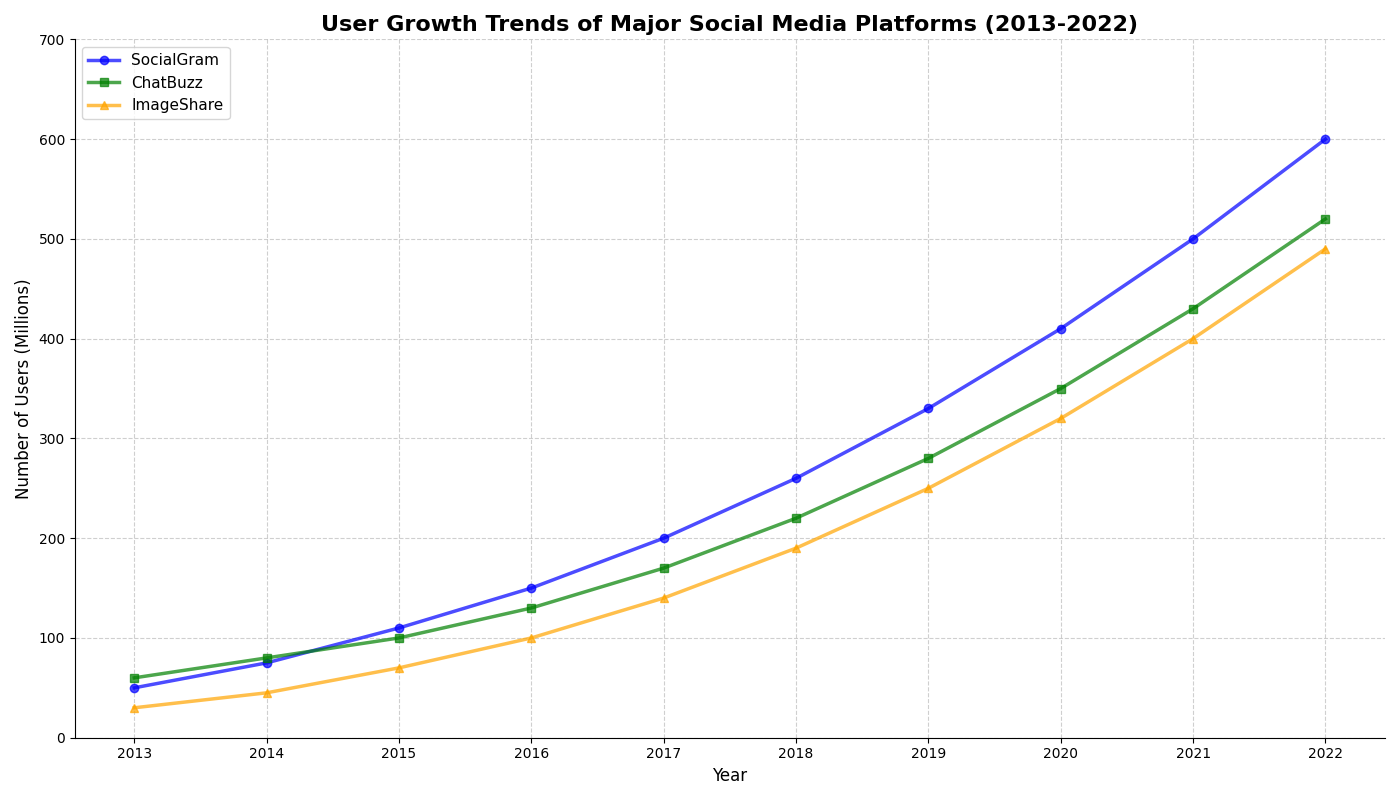

Here is the Python script that generated this plot:
import matplotlib.pyplot as plt
import numpy as np

# Define the years from 2013 to 2022
years = np.arange(2013, 2023)

# Data for user growth in millions
socialgram_users = [
    50, 75, 110, 150, 200, 260, 330, 410, 500, 600,
]

chatbuzz_users = [
    60, 80, 100, 130, 170, 220, 280, 350, 430, 520,
]

imageshare_users = [
    30, 45, 70, 100, 140, 190, 250, 320, 400, 490,
]

# Create the plot
fig, ax = plt.subplots(figsize=(14, 8))

# Plot each platform's user data
ax.plot(years, socialgram_users, label='SocialGram', marker='o', linestyle='-', linewidth=2.5, color='blue', alpha=0.7)
ax.plot(years, chatbuzz_users, label='ChatBuzz', marker='s', linestyle='-', linewidth=2.5, color='green', alpha=0.7)
ax.plot(years, imageshare_users, label='ImageShare', marker='^', linestyle='-', linewidth=2.5, color='orange', alpha=0.7)

# Set labels and title with line breaks for readability
ax.set_xlabel('Year', fontsize=12)
ax.set_ylabel('Number of Users (Millions)', fontsize=12)
ax.set_title('User Growth Trends of Major Social Media Platforms (2013-2022)', fontsize=16, fontweight='bold')

# Customize ticks for better spacing and readability
ax.set_xticks(years)
ax.set_yticks(np.arange(0, 800, 100))

# Add grid for visual clarity
ax.grid(True, linestyle='--', alpha=0.6)

# Remove unnecessary plot spines
ax.spines['top'].set_visible(False)
ax.spines['right'].set_visible(False)

# Add a legend to help identify the data series
ax.legend(loc='upper left', fontsize=11)

# Automatically adjust layout to prevent label overlap
plt.tight_layout()

# Display the plot
plt.show()
